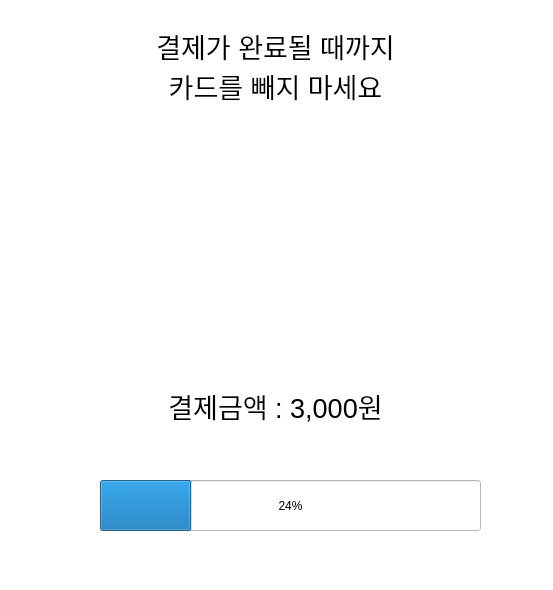
<?xml version="1.0" encoding="UTF-8"?>
<ui version="4.0">
 <class>Dialog</class>
 <widget class="QDialog" name="Dialog">
  <property name="geometry">
   <rect>
    <x>0</x>
    <y>0</y>
    <width>553</width>
    <height>590</height>
   </rect>
  </property>
  <property name="palette">
   <palette>
    <active>
     <colorrole role="WindowText">
      <brush brushstyle="SolidPattern">
       <color alpha="255">
        <red>0</red>
        <green>0</green>
        <blue>0</blue>
       </color>
      </brush>
     </colorrole>
     <colorrole role="Button">
      <brush brushstyle="SolidPattern">
       <color alpha="255">
        <red>255</red>
        <green>255</green>
        <blue>255</blue>
       </color>
      </brush>
     </colorrole>
     <colorrole role="Light">
      <brush brushstyle="SolidPattern">
       <color alpha="255">
        <red>255</red>
        <green>255</green>
        <blue>255</blue>
       </color>
      </brush>
     </colorrole>
     <colorrole role="Midlight">
      <brush brushstyle="SolidPattern">
       <color alpha="255">
        <red>255</red>
        <green>255</green>
        <blue>255</blue>
       </color>
      </brush>
     </colorrole>
     <colorrole role="Dark">
      <brush brushstyle="SolidPattern">
       <color alpha="255">
        <red>127</red>
        <green>127</green>
        <blue>127</blue>
       </color>
      </brush>
     </colorrole>
     <colorrole role="Mid">
      <brush brushstyle="SolidPattern">
       <color alpha="255">
        <red>170</red>
        <green>170</green>
        <blue>170</blue>
       </color>
      </brush>
     </colorrole>
     <colorrole role="Text">
      <brush brushstyle="SolidPattern">
       <color alpha="255">
        <red>0</red>
        <green>0</green>
        <blue>0</blue>
       </color>
      </brush>
     </colorrole>
     <colorrole role="BrightText">
      <brush brushstyle="SolidPattern">
       <color alpha="255">
        <red>255</red>
        <green>255</green>
        <blue>255</blue>
       </color>
      </brush>
     </colorrole>
     <colorrole role="ButtonText">
      <brush brushstyle="SolidPattern">
       <color alpha="255">
        <red>0</red>
        <green>0</green>
        <blue>0</blue>
       </color>
      </brush>
     </colorrole>
     <colorrole role="Base">
      <brush brushstyle="SolidPattern">
       <color alpha="255">
        <red>255</red>
        <green>255</green>
        <blue>255</blue>
       </color>
      </brush>
     </colorrole>
     <colorrole role="Window">
      <brush brushstyle="SolidPattern">
       <color alpha="255">
        <red>255</red>
        <green>255</green>
        <blue>255</blue>
       </color>
      </brush>
     </colorrole>
     <colorrole role="Shadow">
      <brush brushstyle="SolidPattern">
       <color alpha="255">
        <red>0</red>
        <green>0</green>
        <blue>0</blue>
       </color>
      </brush>
     </colorrole>
     <colorrole role="AlternateBase">
      <brush brushstyle="SolidPattern">
       <color alpha="255">
        <red>255</red>
        <green>255</green>
        <blue>255</blue>
       </color>
      </brush>
     </colorrole>
     <colorrole role="ToolTipBase">
      <brush brushstyle="SolidPattern">
       <color alpha="255">
        <red>255</red>
        <green>255</green>
        <blue>220</blue>
       </color>
      </brush>
     </colorrole>
     <colorrole role="ToolTipText">
      <brush brushstyle="SolidPattern">
       <color alpha="255">
        <red>0</red>
        <green>0</green>
        <blue>0</blue>
       </color>
      </brush>
     </colorrole>
     <colorrole role="PlaceholderText">
      <brush brushstyle="SolidPattern">
       <color alpha="127">
        <red>0</red>
        <green>0</green>
        <blue>0</blue>
       </color>
      </brush>
     </colorrole>
     <colorrole role="Accent">
      <brush brushstyle="SolidPattern">
       <color alpha="255">
        <red>255</red>
        <green>255</green>
        <blue>255</blue>
       </color>
      </brush>
     </colorrole>
    </active>
    <inactive>
     <colorrole role="WindowText">
      <brush brushstyle="SolidPattern">
       <color alpha="255">
        <red>0</red>
        <green>0</green>
        <blue>0</blue>
       </color>
      </brush>
     </colorrole>
     <colorrole role="Button">
      <brush brushstyle="SolidPattern">
       <color alpha="255">
        <red>255</red>
        <green>255</green>
        <blue>255</blue>
       </color>
      </brush>
     </colorrole>
     <colorrole role="Light">
      <brush brushstyle="SolidPattern">
       <color alpha="255">
        <red>255</red>
        <green>255</green>
        <blue>255</blue>
       </color>
      </brush>
     </colorrole>
     <colorrole role="Midlight">
      <brush brushstyle="SolidPattern">
       <color alpha="255">
        <red>255</red>
        <green>255</green>
        <blue>255</blue>
       </color>
      </brush>
     </colorrole>
     <colorrole role="Dark">
      <brush brushstyle="SolidPattern">
       <color alpha="255">
        <red>127</red>
        <green>127</green>
        <blue>127</blue>
       </color>
      </brush>
     </colorrole>
     <colorrole role="Mid">
      <brush brushstyle="SolidPattern">
       <color alpha="255">
        <red>170</red>
        <green>170</green>
        <blue>170</blue>
       </color>
      </brush>
     </colorrole>
     <colorrole role="Text">
      <brush brushstyle="SolidPattern">
       <color alpha="255">
        <red>0</red>
        <green>0</green>
        <blue>0</blue>
       </color>
      </brush>
     </colorrole>
     <colorrole role="BrightText">
      <brush brushstyle="SolidPattern">
       <color alpha="255">
        <red>255</red>
        <green>255</green>
        <blue>255</blue>
       </color>
      </brush>
     </colorrole>
     <colorrole role="ButtonText">
      <brush brushstyle="SolidPattern">
       <color alpha="255">
        <red>0</red>
        <green>0</green>
        <blue>0</blue>
       </color>
      </brush>
     </colorrole>
     <colorrole role="Base">
      <brush brushstyle="SolidPattern">
       <color alpha="255">
        <red>255</red>
        <green>255</green>
        <blue>255</blue>
       </color>
      </brush>
     </colorrole>
     <colorrole role="Window">
      <brush brushstyle="SolidPattern">
       <color alpha="255">
        <red>255</red>
        <green>255</green>
        <blue>255</blue>
       </color>
      </brush>
     </colorrole>
     <colorrole role="Shadow">
      <brush brushstyle="SolidPattern">
       <color alpha="255">
        <red>0</red>
        <green>0</green>
        <blue>0</blue>
       </color>
      </brush>
     </colorrole>
     <colorrole role="AlternateBase">
      <brush brushstyle="SolidPattern">
       <color alpha="255">
        <red>255</red>
        <green>255</green>
        <blue>255</blue>
       </color>
      </brush>
     </colorrole>
     <colorrole role="ToolTipBase">
      <brush brushstyle="SolidPattern">
       <color alpha="255">
        <red>255</red>
        <green>255</green>
        <blue>220</blue>
       </color>
      </brush>
     </colorrole>
     <colorrole role="ToolTipText">
      <brush brushstyle="SolidPattern">
       <color alpha="255">
        <red>0</red>
        <green>0</green>
        <blue>0</blue>
       </color>
      </brush>
     </colorrole>
     <colorrole role="PlaceholderText">
      <brush brushstyle="SolidPattern">
       <color alpha="127">
        <red>0</red>
        <green>0</green>
        <blue>0</blue>
       </color>
      </brush>
     </colorrole>
     <colorrole role="Accent">
      <brush brushstyle="SolidPattern">
       <color alpha="255">
        <red>255</red>
        <green>255</green>
        <blue>255</blue>
       </color>
      </brush>
     </colorrole>
    </inactive>
    <disabled>
     <colorrole role="WindowText">
      <brush brushstyle="SolidPattern">
       <color alpha="255">
        <red>127</red>
        <green>127</green>
        <blue>127</blue>
       </color>
      </brush>
     </colorrole>
     <colorrole role="Button">
      <brush brushstyle="SolidPattern">
       <color alpha="255">
        <red>255</red>
        <green>255</green>
        <blue>255</blue>
       </color>
      </brush>
     </colorrole>
     <colorrole role="Light">
      <brush brushstyle="SolidPattern">
       <color alpha="255">
        <red>255</red>
        <green>255</green>
        <blue>255</blue>
       </color>
      </brush>
     </colorrole>
     <colorrole role="Midlight">
      <brush brushstyle="SolidPattern">
       <color alpha="255">
        <red>255</red>
        <green>255</green>
        <blue>255</blue>
       </color>
      </brush>
     </colorrole>
     <colorrole role="Dark">
      <brush brushstyle="SolidPattern">
       <color alpha="255">
        <red>127</red>
        <green>127</green>
        <blue>127</blue>
       </color>
      </brush>
     </colorrole>
     <colorrole role="Mid">
      <brush brushstyle="SolidPattern">
       <color alpha="255">
        <red>170</red>
        <green>170</green>
        <blue>170</blue>
       </color>
      </brush>
     </colorrole>
     <colorrole role="Text">
      <brush brushstyle="SolidPattern">
       <color alpha="255">
        <red>127</red>
        <green>127</green>
        <blue>127</blue>
       </color>
      </brush>
     </colorrole>
     <colorrole role="BrightText">
      <brush brushstyle="SolidPattern">
       <color alpha="255">
        <red>255</red>
        <green>255</green>
        <blue>255</blue>
       </color>
      </brush>
     </colorrole>
     <colorrole role="ButtonText">
      <brush brushstyle="SolidPattern">
       <color alpha="255">
        <red>127</red>
        <green>127</green>
        <blue>127</blue>
       </color>
      </brush>
     </colorrole>
     <colorrole role="Base">
      <brush brushstyle="SolidPattern">
       <color alpha="255">
        <red>255</red>
        <green>255</green>
        <blue>255</blue>
       </color>
      </brush>
     </colorrole>
     <colorrole role="Window">
      <brush brushstyle="SolidPattern">
       <color alpha="255">
        <red>255</red>
        <green>255</green>
        <blue>255</blue>
       </color>
      </brush>
     </colorrole>
     <colorrole role="Shadow">
      <brush brushstyle="SolidPattern">
       <color alpha="255">
        <red>0</red>
        <green>0</green>
        <blue>0</blue>
       </color>
      </brush>
     </colorrole>
     <colorrole role="AlternateBase">
      <brush brushstyle="SolidPattern">
       <color alpha="255">
        <red>255</red>
        <green>255</green>
        <blue>255</blue>
       </color>
      </brush>
     </colorrole>
     <colorrole role="ToolTipBase">
      <brush brushstyle="SolidPattern">
       <color alpha="255">
        <red>255</red>
        <green>255</green>
        <blue>220</blue>
       </color>
      </brush>
     </colorrole>
     <colorrole role="ToolTipText">
      <brush brushstyle="SolidPattern">
       <color alpha="255">
        <red>0</red>
        <green>0</green>
        <blue>0</blue>
       </color>
      </brush>
     </colorrole>
     <colorrole role="PlaceholderText">
      <brush brushstyle="SolidPattern">
       <color alpha="127">
        <red>127</red>
        <green>127</green>
        <blue>127</blue>
       </color>
      </brush>
     </colorrole>
     <colorrole role="Accent">
      <brush brushstyle="SolidPattern">
       <color alpha="255">
        <red>255</red>
        <green>255</green>
        <blue>255</blue>
       </color>
      </brush>
     </colorrole>
    </disabled>
   </palette>
  </property>
  <property name="windowTitle">
   <string>Dialog</string>
  </property>
  <property name="autoFillBackground">
   <bool>false</bool>
  </property>
  <widget class="QProgressBar" name="progressBar">
   <property name="geometry">
    <rect>
     <x>100</x>
     <y>480</y>
     <width>381</width>
     <height>51</height>
    </rect>
   </property>
   <property name="value">
    <number>24</number>
   </property>
  </widget>
  <widget class="QLabel" name="label">
   <property name="geometry">
    <rect>
     <x>140</x>
     <y>30</y>
     <width>271</width>
     <height>71</height>
    </rect>
   </property>
   <property name="font">
    <font>
     <pointsize>20</pointsize>
    </font>
   </property>
   <property name="text">
    <string>결제가 완료될 때까지 카드를 빼지 마세요</string>
   </property>
   <property name="alignment">
    <set>Qt::AlignmentFlag::AlignCenter</set>
   </property>
   <property name="wordWrap">
    <bool>true</bool>
   </property>
  </widget>
  <widget class="QLabel" name="label_2">
   <property name="geometry">
    <rect>
     <x>110</x>
     <y>110</y>
     <width>331</width>
     <height>251</height>
    </rect>
   </property>
   <property name="text">
    <string/>
   </property>
   <property name="pixmap">
    <pixmap resource="sample.qrc">:/ui/3 pay.png</pixmap>
   </property>
  </widget>
  <widget class="QLabel" name="label_3">
   <property name="geometry">
    <rect>
     <x>140</x>
     <y>370</y>
     <width>271</width>
     <height>71</height>
    </rect>
   </property>
   <property name="font">
    <font>
     <pointsize>20</pointsize>
    </font>
   </property>
   <property name="text">
    <string>결제금액 : 3,000원</string>
   </property>
   <property name="alignment">
    <set>Qt::AlignmentFlag::AlignCenter</set>
   </property>
   <property name="wordWrap">
    <bool>true</bool>
   </property>
  </widget>
 </widget>
 <resources>
  <include location="sample.qrc"/>
 </resources>
 <connections/>
</ui>
